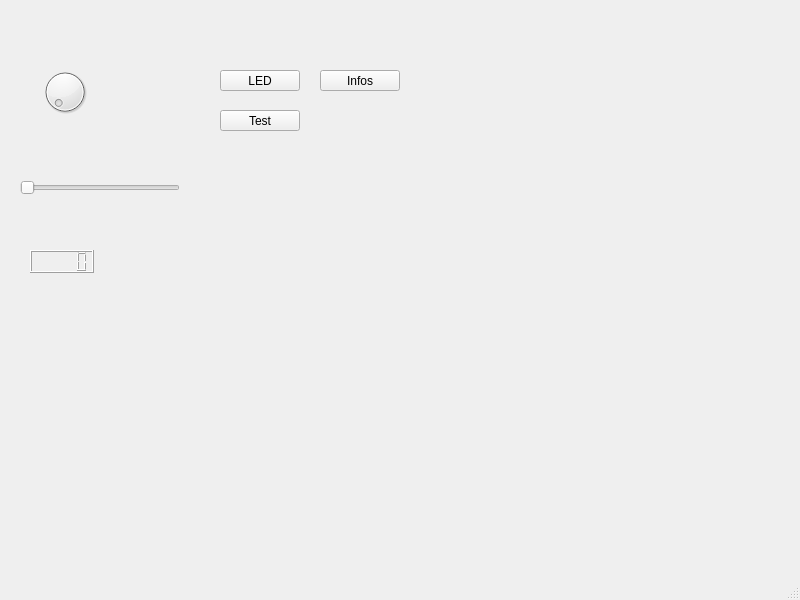
<?xml version="1.0" encoding="UTF-8"?>
<ui version="4.0">
 <class>MainWindow</class>
 <widget class="QMainWindow" name="MainWindow">
  <property name="geometry">
   <rect>
    <x>0</x>
    <y>0</y>
    <width>800</width>
    <height>600</height>
   </rect>
  </property>
  <property name="windowTitle">
   <string>MainWindow</string>
  </property>
  <widget class="QWidget" name="centralwidget">
   <widget class="QDial" name="dial">
    <property name="geometry">
     <rect>
      <x>40</x>
      <y>60</y>
      <width>50</width>
      <height>64</height>
     </rect>
    </property>
   </widget>
   <widget class="QSlider" name="slider">
    <property name="geometry">
     <rect>
      <x>20</x>
      <y>180</y>
      <width>160</width>
      <height>16</height>
     </rect>
    </property>
    <property name="orientation">
     <enum>Qt::Horizontal</enum>
    </property>
   </widget>
   <widget class="QLCDNumber" name="lcdNumber">
    <property name="geometry">
     <rect>
      <x>30</x>
      <y>250</y>
      <width>64</width>
      <height>23</height>
     </rect>
    </property>
   </widget>
   <widget class="QPushButton" name="LedButton">
    <property name="geometry">
     <rect>
      <x>220</x>
      <y>70</y>
      <width>80</width>
      <height>21</height>
     </rect>
    </property>
    <property name="text">
     <string>LED</string>
    </property>
   </widget>
   <widget class="QPushButton" name="InfoButton">
    <property name="geometry">
     <rect>
      <x>320</x>
      <y>70</y>
      <width>80</width>
      <height>21</height>
     </rect>
    </property>
    <property name="text">
     <string>Infos</string>
    </property>
   </widget>
   <widget class="QPushButton" name="testButton">
    <property name="geometry">
     <rect>
      <x>220</x>
      <y>110</y>
      <width>80</width>
      <height>21</height>
     </rect>
    </property>
    <property name="text">
     <string>Test</string>
    </property>
   </widget>
  </widget>
  <widget class="QMenuBar" name="menubar">
   <property name="geometry">
    <rect>
     <x>0</x>
     <y>0</y>
     <width>800</width>
     <height>20</height>
    </rect>
   </property>
  </widget>
  <widget class="QStatusBar" name="statusbar"/>
 </widget>
 <resources/>
 <connections/>
</ui>
